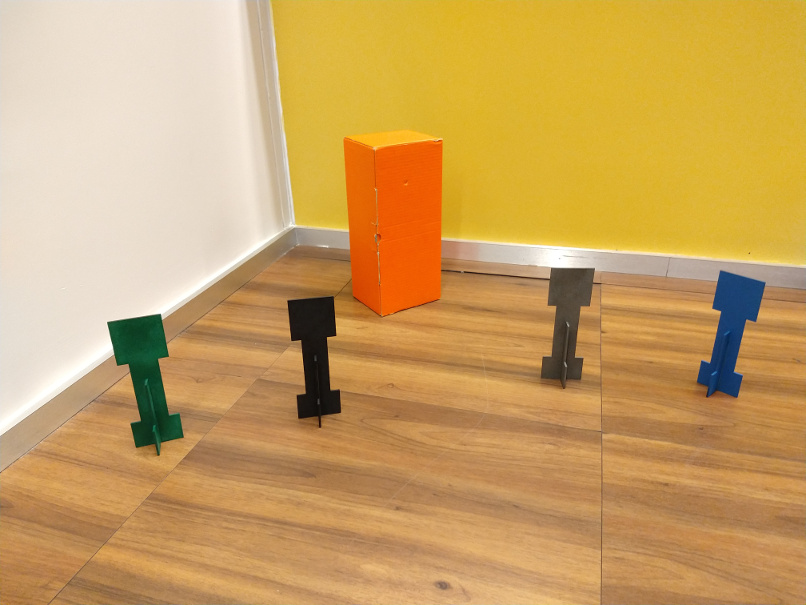
#> input picture Atividade_1/cena_canto_sala.jpg, 806 x 605 px, given in place of the camera
$ python principal.py
#> lines starting #> are read from the running program, lines starting #| are printed output that depends on the picture; after the words box and inside, x2 and y2 are one past the last pixel; in counts of white or black regions, pixels touching at a corner belong together
#!/usr/bin/python
# -*- coding: utf-8 -*-

import cv2
import numpy as np
import math

def centro(lista_circulos):
    lista = list()
    c = 0
    while c < 1:
        try:
            c = 1
            lista_circulos = np.array(lista_circulos).tolist()
            for circulo in lista_circulos:
                lista.append(circulo)

        except:
            c = 1
            continue
    a = 0
    while a < 1:
        try:
            cordenadas = []
            a = 1
            x_1 = lista[0][0][0]
            x_2 = lista[0][1][0]

            y_1 = lista[0][0][1]
            y_2 = lista[0][1][1]

            cordenadas.append(x_1)
            cordenadas.append(x_2)
            cordenadas.append(y_1)
            cordenadas.append(y_2)

            termo_x = abs(((x_1 - x_2)^2))
            termo_y = abs(((y_1 - y_2)^2))

            distancia = math.sqrt(termo_x+termo_y)

            return [distancia, cordenadas]

        except:

            a = 1
            return ["sem circulo"]
            continue


cap = cv2.VideoCapture(0)
cap.set(cv2.CAP_PROP_FRAME_WIDTH, 640)
cap.set(cv2.CAP_PROP_FRAME_HEIGHT, 480)

def auto_canny(image, sigma=0.33):
    # compute the median of the single channel pixel intensities
    v = np.median(image)

    # apply automatic Canny edge detection using the computed median
    lower = int(max(0, (1.0 - sigma) * v))
    upper = int(min(255, (1.0 + sigma) * v))
    edged = cv2.Canny(image, lower, upper)

    # return the edged image
    return edged

while(True):
    # Capture frame-by-frame
    ret, frame = cap.read()
#> frame is the input picture: shape (605, 806, 3); mean B, G, R 98.1, 162.1, 202.5

    if ret == False:
        print("Codigo de retorno FALSO - problema para capturar o frame")


    # Convert the frame to grayscale
    gray = cv2.cvtColor(frame, cv2.COLOR_BGR2GRAY)
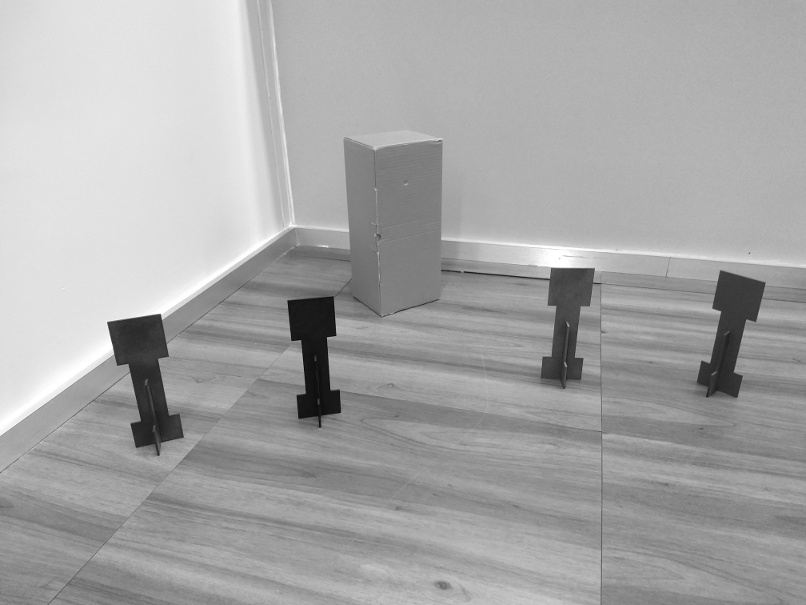
#> gray: shape (605, 806); min 7, max 255, mean 166.9
    # A gaussian blur to get rid of the noise in the image
    blur = cv2.GaussianBlur(gray,(5,5),0)
    hsv = cv2.cvtColor(frame, cv2.COLOR_BGR2HSV)
#> hsv: shape (605, 806, 3); mean H, S, V 19, 134.8, 203.7

    # Detect the edges present in the image
    bordas = auto_canny(blur)
#> in auto_canny, `v = np.median(image)`: v = 167
#> in auto_canny, `lower = int(max(0, (1.0 - sigma) * v))`: lower = 111
#> in auto_canny, `upper = int(min(255, (1.0 + sigma) * v))`: upper = 222
#> in auto_canny, `edged = cv2.Canny(image, lower, upper)`:
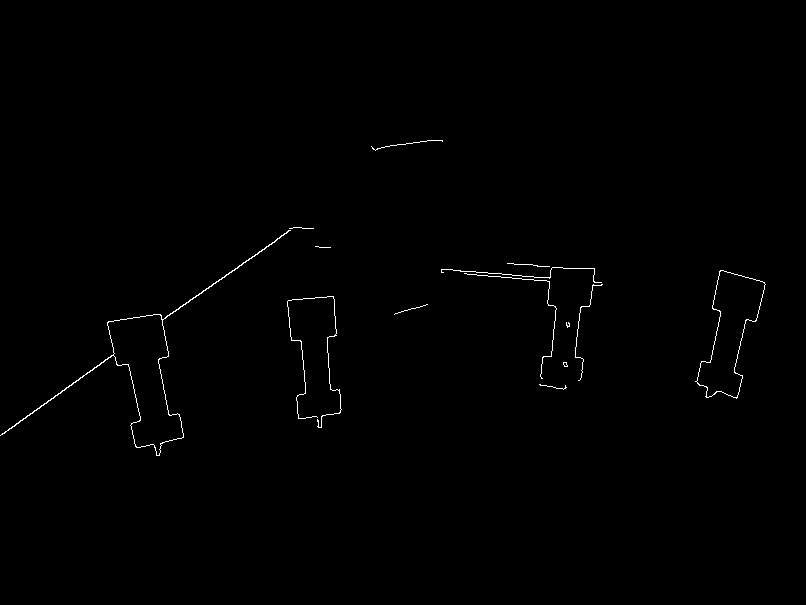
#> edged: shape (605, 806); 0.48% white in thin lines or dots, all inside (x1, y1, x2, y2) = (0, 140, 766, 456)

    bordas_color = cv2.cvtColor(bordas, cv2.COLOR_GRAY2BGR)

    ########################## Meu código
    cor_menor_azul = np.array([80, 45, 50])
    cor_maior_azul = np.array([106, 255, 255])
    mask = cv2.inRange(hsv, cor_menor_azul, cor_maior_azul)
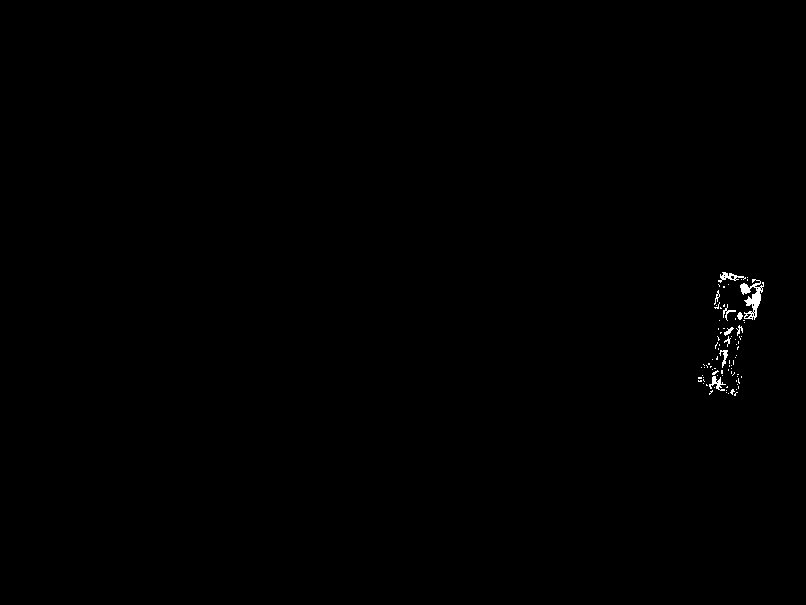
#> mask: shape (605, 806); 0.23% white; 85 white regions (75 under 20 px), largest, box (x1, y1, x2, y2) and area: (740, 279, 764, 320) 411, (718, 272, 746, 283) 115, (709, 376, 726, 391) 104


    cor_menor_vermelho = np.array([145, 50, 50])
    cor_maior_vermelho = np.array([179, 255, 255])
    mask_vermelho = cv2.inRange(hsv, cor_menor_vermelho, cor_maior_vermelho)
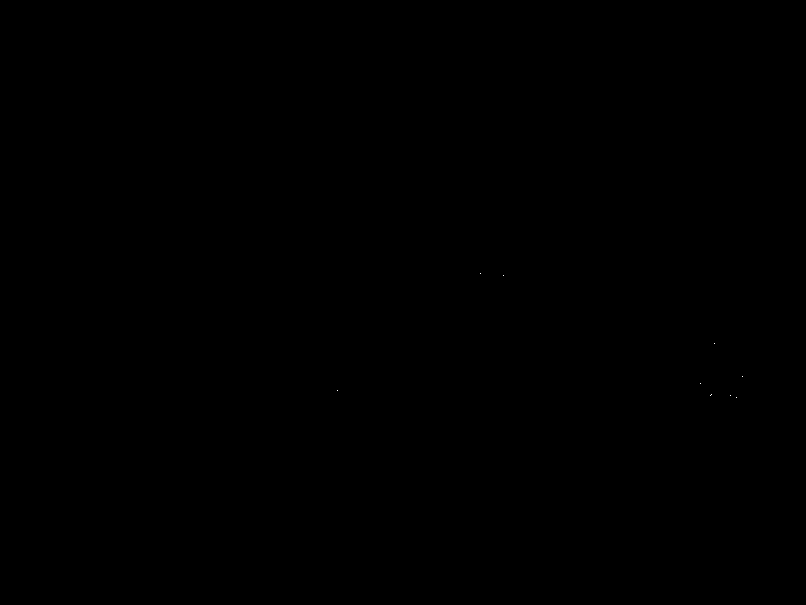
#> mask_vermelho: shape (605, 806); 0% white in thin lines or dots, all inside (x1, y1, x2, y2) = (337, 273, 743, 398)

    #mascara = mask_vermelho
    mascara = mask + mask_vermelho

    img_1 = cv2.bitwise_or(frame, frame, mask=mascara)
    im = cv2.cvtColor(img_1, cv2.COLOR_BGR2GRAY)

    circles = []
    circles = None
    circles=cv2.HoughCircles(im,cv2.HOUGH_GRADIENT,2,70,param1=50,param2=40,minRadius=20,maxRadius=40)
#> circles = None

    if circles is not None:
        circles = np.uint16(np.around(circles)).astype("int")
        for i in circles[0,:]:
            # draw the outer circle
            # cv2.circle(img, center, radius, color[, thickness[, lineType[, shift]]])
            cv2.circle(bordas_color,(i[0],i[1]),i[2],(0,255,0),2)
            # draw the center of the circle
            cv2.circle(bordas_color,(i[0],i[1]),2,(0,0,255),3)

    dist_centro = centro(circles)[0]
#> dist_centro = 'sem circulo'
    H = 14
    f = 572
    if dist_centro == "sem circulo":
        D = "Sem distância"


    else:
        Ds = f*H/dist_centro
        D = Ds*(37/490)
        x_1 = centro(circles)[1][0]
        x_2 = centro(circles)[1][1]
        y_1 = centro(circles)[1][2]
        y_2 = centro(circles)[1][3]

        cv2.line(img_1, (x_1,y_1), (x_2,y_2), (0, 255, 0), thickness=3, lineType=8)

        termoy = abs(y_1-y_2)
        termox = abs(x_1-x_2)
        angulo = math.atan2(termoy,termox)
        angulo = math.degrees(angulo)

        font = cv2.FONT_HERSHEY_SIMPLEX

        cv2.putText(bordas_color,"Angulo: {}".format(angulo),(0,150), font, (0.75),(255,255,255),2,cv2.LINE_AA)

    font = cv2.FONT_HERSHEY_SIMPLEX
    cv2.putText(img_1, "Distancia: {}cm".format(D) ,(50,200), font, (0.5),(255,255,255),2,cv2.LINE_AA)
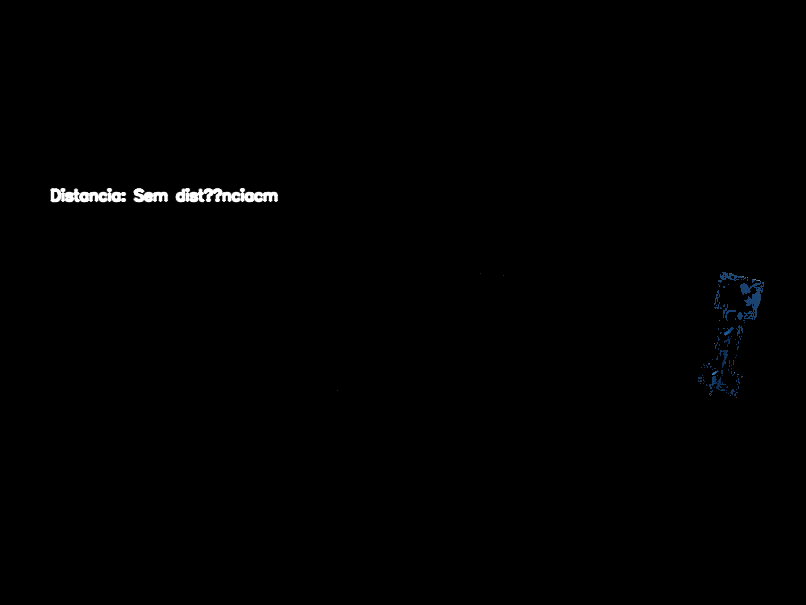
#> img_1: shape (605, 806, 3); mean B, G, R 1.2, 1.1, 1.1
    cv2.putText(bordas_color,'Press q to quit',(0,50), font, 1,(255,255,255),2,cv2.LINE_AA)
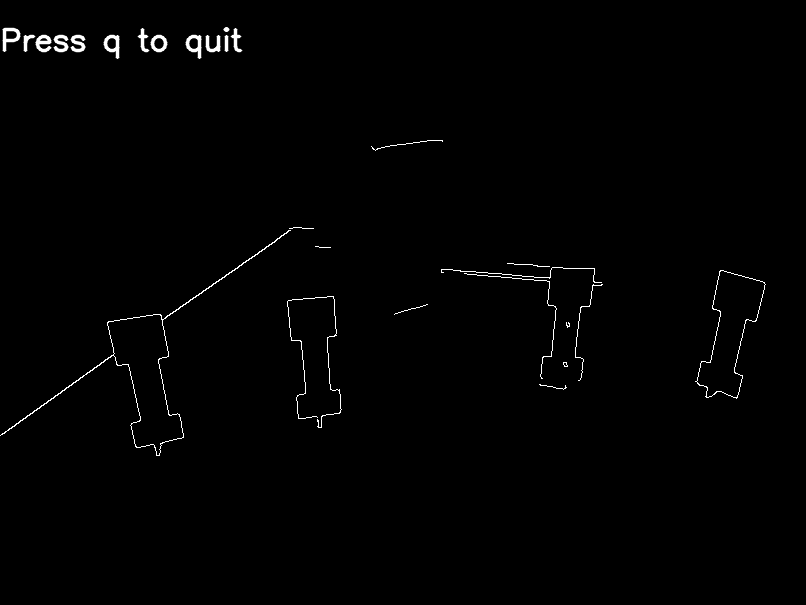
#> bordas_color: shape (605, 806, 3); min 0, max 255, mean 2.1

    misturando = img_1 + bordas_color
    cv2.imshow('color', misturando)

    if cv2.waitKey(1) & 0xFF == ord('q'):
#> (key q is pressed here)
        break

# When everything done, release the capture
cap.release()
cv2.destroyAllWindows()
